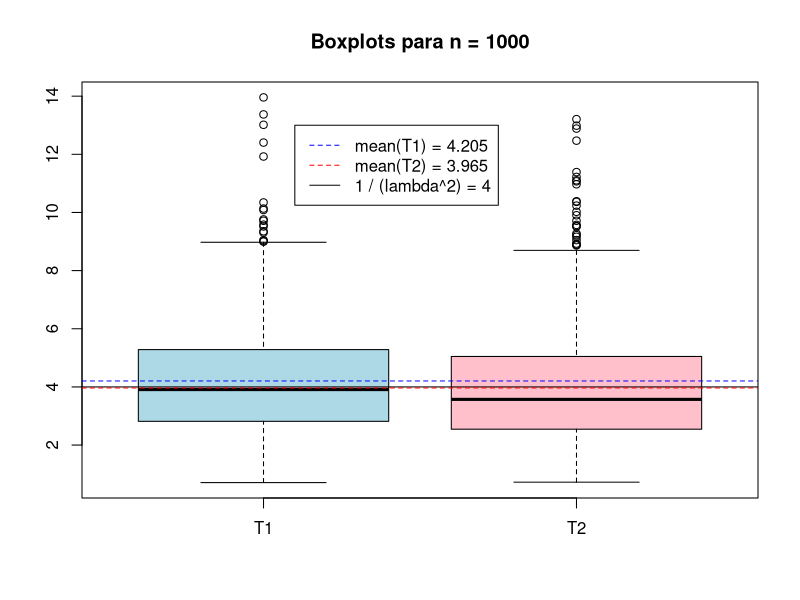
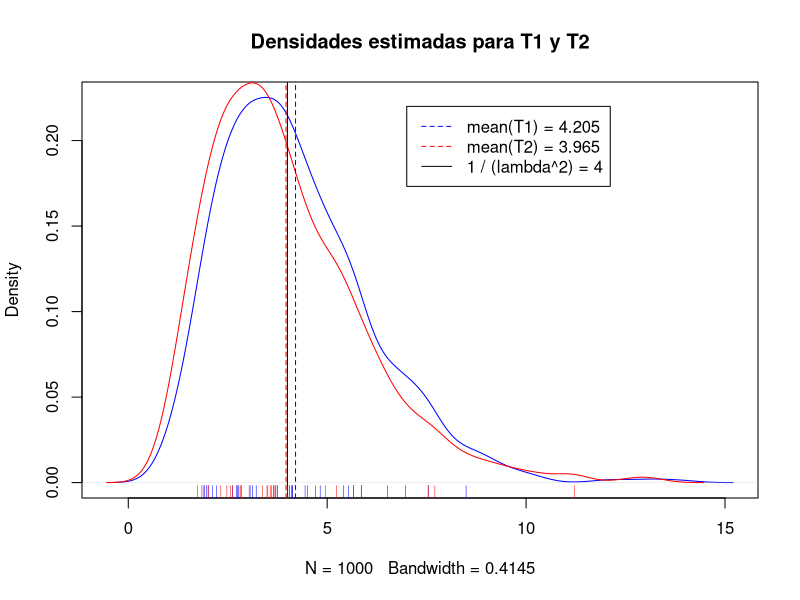

The R source for these figures, in order:
## ---- chunk 1
knitr::opts_chunk$set(echo = TRUE)
.pardefault <- par()
## ---- chunk 2
n.x <- 20
lambda <- 1/2
muestra <- rexp(n.x, lambda)
t1 <- function(x) { mean(x)^2 }
t2 <- function(x) { mean(x^2) / 2 }

c(t1=t1(muestra), t2=t2(muestra))
## ---- chunk 3
set.seed(2023)
n.rep <- 1000
reps_t1 <- vector("numeric", n.rep)
reps_t2 <- vector("numeric", n.rep)
for (i in 1:n.rep) {
  muestra <- rexp(n.x, lambda)
  reps_t1[i] <- t1(muestra)
  reps_t2[i] <- t2(muestra)
}
## ---- chunk 4
par(.pardefault)
## ---- chunk 5
boxplot(reps_t1, reps_t2, names=c("T1", "T2"), col=c("lightblue", "pink"))
abline(h=lambda^-2)
abline(h=mean(reps_t1), col="blue", lty=2)
abline(h=mean(reps_t2), col="red", lty=2)
etiquetas <- c(
  paste0("mean(T", c(1, 2), ") = ", round(c(mean(reps_t1), mean(reps_t2)), 3)),
  "1 / (lambda^2) = 4"
  )
legend(1.1, 13, legend=etiquetas, col=c("blue", "red", "black"), lty=c(2, 2, 1))
title(paste("Boxplots para n =", n.rep))
## ---- chunk 6
quantile(reps_t1)
quantile(reps_t2)
## ---- chunk 7
dens_1 <- density(reps_t1, "nrd0")
dens_2 <- density(reps_t2, "nrd0")
## ---- chunk 8
par(.pardefault)
## ---- chunk 9
plot(dens_1, col="blue", main="Densidades estimadas para T1 y T2")
lines(dens_2, col="red")
abline(v=lambda^-2)
abline(v=mean(reps_t1), col="blue", lty=2)
abline(v=mean(reps_t2), col="red", lty=2)
legend(7, 0.22, legend=etiquetas, col=c("blue", "red", "black"), lty=c(2, 2, 1))
rug(reps_t1[1:30], col="blue")
rug(reps_t2[1:30], col="red")
